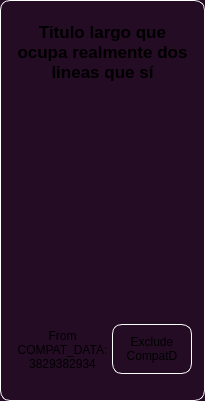
<?xml version="1.0" encoding="UTF-8"?>
<ui version="4.0">
 <class>GameFrame</class>
 <widget class="QFrame" name="GameFrame">
  <property name="geometry">
   <rect>
    <x>0</x>
    <y>0</y>
    <width>205</width>
    <height>401</height>
   </rect>
  </property>
  <property name="minimumSize">
   <size>
    <width>205</width>
    <height>401</height>
   </size>
  </property>
  <property name="maximumSize">
   <size>
    <width>16777215</width>
    <height>16777215</height>
   </size>
  </property>
  <property name="windowTitle">
   <string>Frame</string>
  </property>
  <property name="styleSheet">
   <string notr="true">QWidget
{
    border-width: 1px;
    border: 1px solid white;
    border-color: white;
	border-radius: 10px;
	background-color: rgb(36, 12, 36);
}</string>
  </property>
  <layout class="QVBoxLayout" name="principalLayout">
   <property name="spacing">
    <number>0</number>
   </property>
   <item>
    <widget class="QLabel" name="title_label">
     <property name="minimumSize">
      <size>
       <width>0</width>
       <height>80</height>
      </size>
     </property>
     <property name="maximumSize">
      <size>
       <width>16777215</width>
       <height>80</height>
      </size>
     </property>
     <property name="font">
      <font>
       <pointsize>13</pointsize>
       <weight>75</weight>
       <bold>true</bold>
      </font>
     </property>
     <property name="styleSheet">
      <string notr="true">QWidget
{
    border-width: 1px;
    border: 1px solid transparent;
    border-color: transparent;
	border-radius: 10px;
	background-color: transparent;
}</string>
     </property>
     <property name="text">
      <string>Titulo largo que ocupa realmente dos lineas que sí</string>
     </property>
     <property name="alignment">
      <set>Qt::AlignCenter</set>
     </property>
     <property name="wordWrap">
      <bool>true</bool>
     </property>
    </widget>
   </item>
   <item>
    <widget class="QFrame" name="img_frame">
     <property name="styleSheet">
      <string notr="true">QWidget
{
    border-width: 1px;
    border: 1px solid transparent;
    border-color: transparent;
	border-radius: 10px;
	background-color: transparent;
}</string>
     </property>
     <property name="frameShape">
      <enum>QFrame::NoFrame</enum>
     </property>
     <property name="frameShadow">
      <enum>QFrame::Raised</enum>
     </property>
     <layout class="QHBoxLayout" name="horizontalLayout_2">
      <property name="spacing">
       <number>0</number>
      </property>
      <property name="leftMargin">
       <number>0</number>
      </property>
      <property name="topMargin">
       <number>0</number>
      </property>
      <property name="rightMargin">
       <number>0</number>
      </property>
      <property name="bottomMargin">
       <number>0</number>
      </property>
      <item>
       <widget class="QPushButton" name="img_button">
        <property name="minimumSize">
         <size>
          <width>150</width>
          <height>225</height>
         </size>
        </property>
        <property name="maximumSize">
         <size>
          <width>150</width>
          <height>225</height>
         </size>
        </property>
        <property name="cursor">
         <cursorShape>PointingHandCursor</cursorShape>
        </property>
        <property name="text">
         <string notr="true"/>
        </property>
        <property name="icon">
         <iconset resource="resources.qrc">
          <normaloff>:/images/assets/game.jpeg</normaloff>:/images/assets/game.jpeg</iconset>
        </property>
        <property name="iconSize">
         <size>
          <width>150</width>
          <height>225</height>
         </size>
        </property>
       </widget>
      </item>
     </layout>
    </widget>
   </item>
   <item>
    <widget class="QFrame" name="compatFrame">
     <property name="maximumSize">
      <size>
       <width>16777215</width>
       <height>80</height>
      </size>
     </property>
     <property name="styleSheet">
      <string notr="true">QWidget
{
    border-width: 1px;
    border: 1px solid transparent;
    border-color: transparent;
	border-radius: 10px;
	background-color: transparent;
}</string>
     </property>
     <property name="frameShape">
      <enum>QFrame::NoFrame</enum>
     </property>
     <property name="frameShadow">
      <enum>QFrame::Raised</enum>
     </property>
     <layout class="QHBoxLayout" name="horizontalLayout">
      <property name="spacing">
       <number>0</number>
      </property>
      <property name="leftMargin">
       <number>0</number>
      </property>
      <property name="topMargin">
       <number>0</number>
      </property>
      <property name="rightMargin">
       <number>0</number>
      </property>
      <property name="bottomMargin">
       <number>0</number>
      </property>
      <item>
       <widget class="QLabel" name="compatdata_label">
        <property name="minimumSize">
         <size>
          <width>0</width>
          <height>80</height>
         </size>
        </property>
        <property name="maximumSize">
         <size>
          <width>16777215</width>
          <height>80</height>
         </size>
        </property>
        <property name="frameShadow">
         <enum>QFrame::Plain</enum>
        </property>
        <property name="text">
         <string>From COMPAT_DATA:
3829382934</string>
        </property>
        <property name="scaledContents">
         <bool>true</bool>
        </property>
        <property name="alignment">
         <set>Qt::AlignCenter</set>
        </property>
        <property name="wordWrap">
         <bool>true</bool>
        </property>
       </widget>
      </item>
      <item>
       <widget class="QPushButton" name="exclude_button">
        <property name="minimumSize">
         <size>
          <width>80</width>
          <height>50</height>
         </size>
        </property>
        <property name="maximumSize">
         <size>
          <width>80</width>
          <height>16777215</height>
         </size>
        </property>
        <property name="cursor">
         <cursorShape>PointingHandCursor</cursorShape>
        </property>
        <property name="autoFillBackground">
         <bool>false</bool>
        </property>
        <property name="styleSheet">
         <string notr="true">QPushButton
{ border-width: 1px;
border: 1px solid white;
border-color: white;
border-radius: 10px;
}</string>
        </property>
        <property name="text">
         <string>Exclude
CompatD</string>
        </property>
        <property name="default">
         <bool>false</bool>
        </property>
       </widget>
      </item>
     </layout>
    </widget>
   </item>
  </layout>
 </widget>
 <resources>
  <include location="resources.qrc"/>
 </resources>
 <connections/>
</ui>
